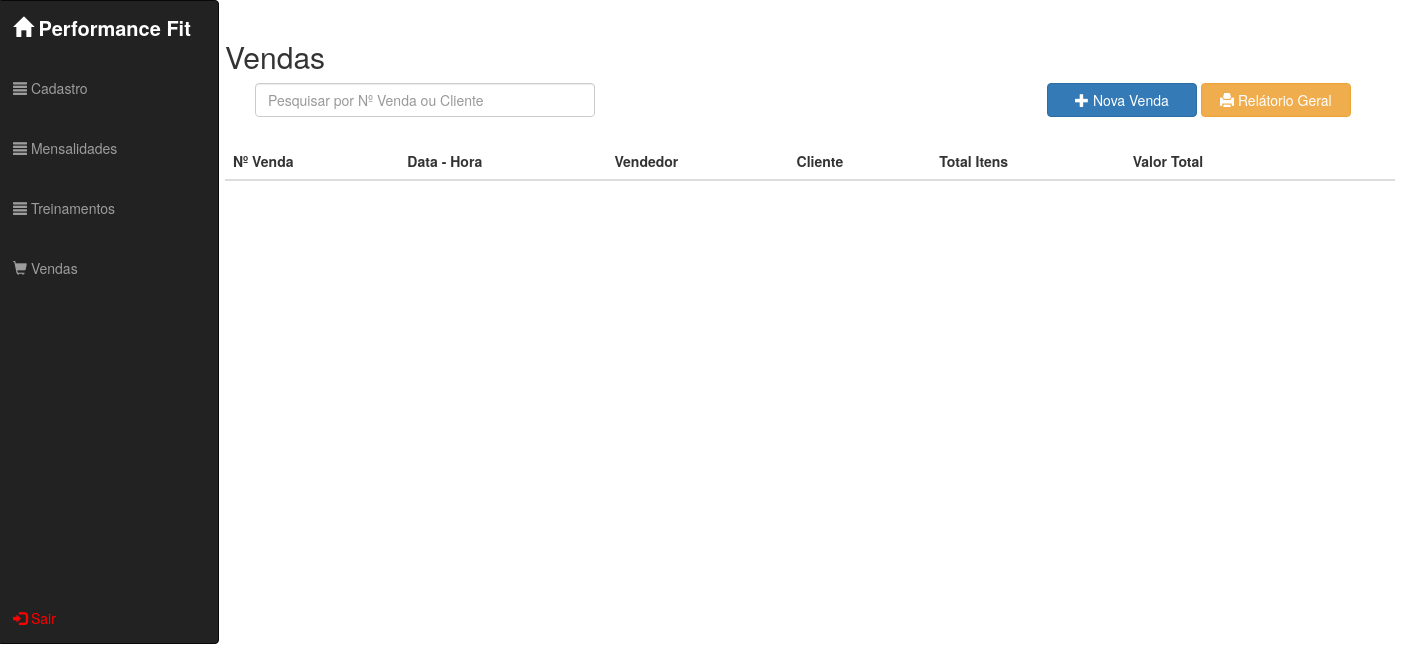
/view.venda (signed in), run on an earlier commit of the app's database.
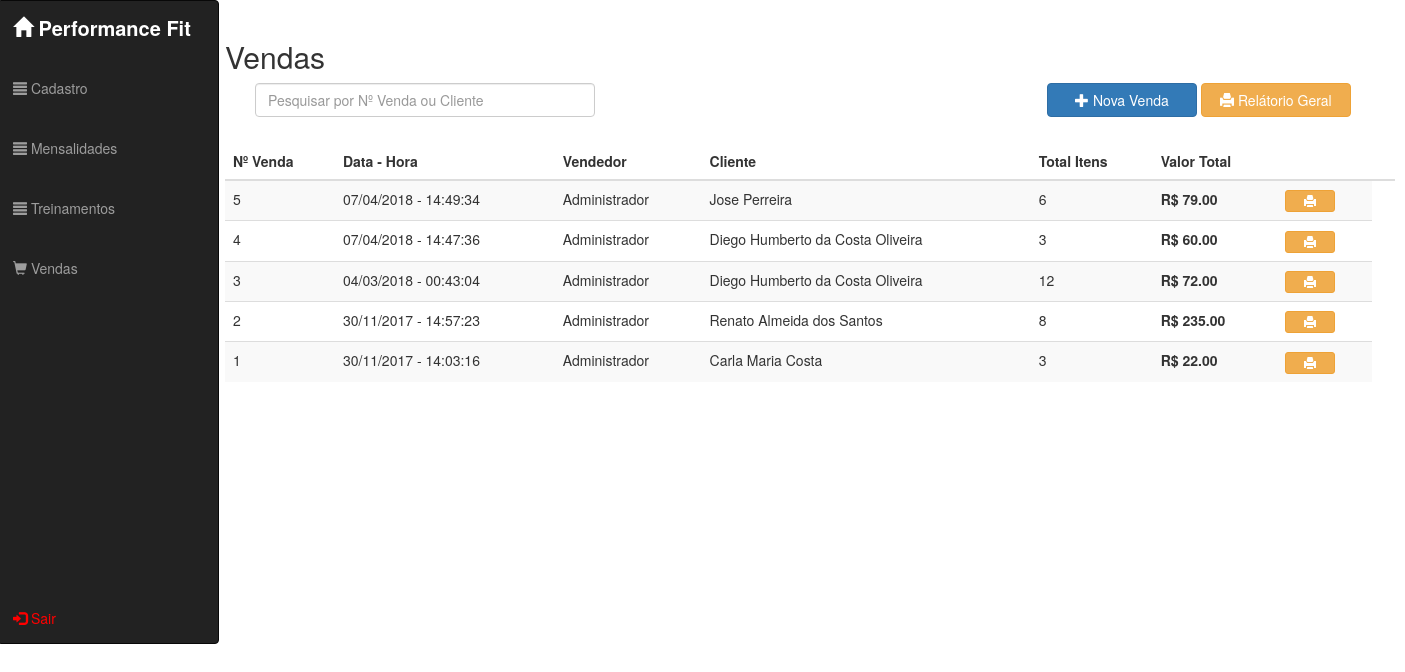
And on a later commit of the database.
### tables this page shows
CREATE TABLE `vendas` (
  `idvendas` int(11) NOT NULL,
  `idalunos_cliente` int(11) NOT NULL,
  `idusuario` int(11) NOT NULL,
  `data_venda` datetime NOT NULL,
  `valor_total` decimal(8,2) NOT NULL,
  `itens_total` int(11) NOT NULL
);

CREATE TABLE `usuario` (
  `idusuario` int(11) NOT NULL,
  `nome_usuario` varchar(100) NOT NULL,
  `senha_usuario` varchar(32) DEFAULT NULL,
  `email_usuario` varchar(45) DEFAULT NULL,
  `perfil_usuario` varchar(45) DEFAULT NULL,
  `idfuncionarios` int(11) NOT NULL
);

CREATE TABLE `alunos_cliente` (
  `idalunos_cliente` int(11) NOT NULL,
  `idendereco_aluno` int(11) NOT NULL,
  `nome_aluno` varchar(100) NOT NULL,
  `cpf_aluno` varchar(14) NOT NULL,
  `rg_aluno` varchar(7) NOT NULL,
  `nome_mae` varchar(100) DEFAULT NULL,
  `nome_pai` varchar(100) DEFAULT NULL,
  `email_aluno` varchar(50) NOT NULL,
  `celular_aluno` varchar(16) DEFAULT NULL,
  `residencial_aluno` varchar(15) DEFAULT NULL,
  `data_nascimento_aluno` date NOT NULL,
  `status_aluno` varchar(50) NOT NULL,
  `obs_aluno` varchar(500) DEFAULT NULL
);

### _app/Config.inc.php (called while the page is built, shortened)
<?php
$getUrl = strip_tags(trim(filter_input(INPUT_GET, 'url', FILTER_DEFAULT)));
$setUrl = (empty($getUrl) ? 'index' : $getUrl);
$Url = explode('/', $setUrl);

### _app/Conn/Conn.class.php (called while the page is built, shortened)
<?php
class Conn {
    private static $Host = SIS_DB_HOST;
    private static $User = SIS_DB_USER;
    private static $Pass = SIS_DB_PASS;
    private static $Dbsa = SIS_DB_DBSA;
    private static $Connect = null;
    private static function Conectar() {
        try {
            if (self::$Connect == null):
                $dsn = 'mysql:host=' . self::$Host . ';dbname=' . self::$Dbsa;
                $options = [ PDO::MYSQL_ATTR_INIT_COMMAND => 'SET NAMES UTF8'];
                self::$Connect = new PDO($dsn, self::$User, self::$Pass, $options);
                self::$Connect->setAttribute(PDO::ATTR_ERRMODE, PDO::ERRMODE_EXCEPTION);
            endif;
        } catch (PDOException $e) {
            PHPErro($e->getCode(), $e->getMessage(), $e->getFile(), $e->getLine());
            die;
        }
        return self::$Connect;
    }
    public static function getConn() {
        return self::Conectar();
    }
}

### _app/Conn/Read.class.php (called while the page is built, shortened)
<?php
class Read {
    private $Select;
    private $Result;
    private $Read;
    private $Conn;
    public function __construct() {
        $this->Conn = Conn::getConn();
    }
    public function getResult() {
        return $this->Result;
    }
    public function FullRead($Query, $ParseString = null) {
        $this->Select = (string) $Query;
        $this->Execute();
    }
    private function Connect() {
        $this->Read = $this->Conn->prepare($this->Select);
        $this->Read->setFetchMode(PDO::FETCH_ASSOC);
    }
    private function Execute() {
        $this->Connect();
        try {
            $this->Read->execute();
            $this->Result = $this->Read->fetchAll();
        } catch (PDOException $e) {
            $this->Result = null;
            Erro("<b>Erro ao Ler:</b> {$e->getMessage()}", $e->getCode());
        }
    }
}

### Views/view.venda.php (the view, shortened to what this page needs)
<?php
require REQUIRE_PATH . '/menu.php';
?>
<div class="col-md-10 modals">
    <br>
    <h2>Vendas</h2>
    <div class="col-md-12" align="right">
        <form action="" method="POST">
            <div class="form-group col-md-4">
                <input type="text" class="form-control pesquisar pesquisar-venda" placeholder="Pesquisar por Nº Venda ou Cliente">
            </div>
        </form>
        <button type="button" class="btn btn-primary open-modal-create"><i class="glyphicon glyphicon-plus"></i> Nova Venda</button>
        <a class="relatorio-geral" href="http://localhost/academia/Views/view.vendas.relatorio.php" target="_blank"><button type="" class="btn btn-warning"><i class="glyphicon glyphicon-print"></i> Relátorio Geral</button></a>
    </div>
    <div class="container" style="margin-top: 70px;">
        <div class="row venda-lista">
            <table class="table table-striped modal-table">
                <thead>
                    <tr>
                        <th>Nº Venda</th>
                        <th>Data - Hora</th>
                        <th>Vendedor</th>
                        <th>Cliente</th>
                        <th>Total Itens</th>
                        <th>Valor Total</th>
                        <th></th>
                        <th></th>
                    </tr>
                </thead>
                <tbody class="j-result-vendas">
                    <?php
                    $ReadVenda = new Read;
                    $ReadVenda->FullRead("SELECT vendas.idvendas, vendas.data_venda, usuario.nome_usuario, alunos_cliente.nome_aluno, vendas.itens_total, vendas.valor_total "
                            . "FROM vendas "
                            . "INNER JOIN usuario ON vendas.idusuario = usuario.idusuario "
                            . "INNER JOIN alunos_cliente ON vendas.idalunos_cliente = alunos_cliente.idalunos_cliente "
                            . "ORDER BY vendas.idvendas DESC");
                    foreach ($ReadVenda->getResult() as $vendas):
                        extract($vendas);
                        $data_venda = date('d/m/Y - H:i:s', strtotime($data_venda));
                        echo "<tr id={$idvendas}>"
                        . "<td>{$idvendas}</td>"
                        . "<td>{$data_venda}</td>"
                        . "<td>{$nome_usuario}</td>"
                        . "<td>{$nome_aluno}</td>"
                        . "<td>{$itens_total}</td>"
                        . "<td><b>R$ {$valor_total}</b></td>"
                        . "<td>"
                        . "<a href='http://localhost/academia/Views/view.venda.comprovante.php?idvendas={$idvendas}' target='_blank'><button class='btn btn-warning btn-xs open-imprimir'><i class='glyphicon glyphicon-print'></i></button></a>"
                        . "</td>"
                        . "</tr>";
                    endforeach;
                    ?>
                </tbody>
            </table>
        </div>
    </div>
</div>

### index.php (shortened to what this page needs)
<?php require './_app/Config.inc.php'; ?>
<!DOCTYPE html>
<html>
    <head>
        <link rel="stylesheet" type="text/css" href="_cdn/bootstrap/css/bootstrap.min.css">
        <link rel="stylesheet" type="text/css" href="_cdn/bootstrap/jasny-bootstrap/css/jasny-bootstrap.min.css">
        <link rel="stylesheet" type="text/css" href="Views/css/menu.css">
        <link rel="stylesheet" type="text/css" href="Views/css/animate.css">
        <link rel="stylesheet" type="text/css" href="Views/css/style.css">
    </head>
    <body>
        <?php
        $Url[1] = (empty($Url[1]) ? null : $Url[1]);
        if (file_exists(REQUIRE_PATH . '/' . $Url[0] . '.php')):
            require REQUIRE_PATH . '/' . $Url[0] . '.php';
        elseif (file_exists(REQUIRE_PATH . '/' . $Url[0] . '/' . $Url[1] . '.php')):
            require REQUIRE_PATH . '/' . $Url[0] . '/' . $Url[1] . '.php';
        else:
            require REQUIRE_PATH . '/404.php';
        endif;
        ?>
    </body>
</html>

### Views/menu.php (shortened to what this page needs)
<div style="position: fixed;" class="col-md-2">
    <nav style="margin-left: -18px;" class="navbar navbar-inverse">
        <ul class="nav navbar-nav">
            <li style="font-size: 20px; width: 100%;">
                <a style="color: white;" class="nav navbar-link" href="index"><i class="glyphicon glyphicon-home"></i> <b>Performance Fit</b></a>
            </li>
            <li style="margin-top: 10px; width: 100%;">
                <a class="nav dropdown-toggle" data-toggle="dropdown" href="#"><i class="glyphicon glyphicon-align-justify"></i> Cadastro</a>
            </li>
            <li style="margin-top: 10px; width: 100%;">
                <a class="dropdown-toggle" data-toggle="dropdown" href="#"><i class="glyphicon glyphicon-align-justify"></i> Mensalidades</a>
            </li>
            <li style="margin-top: 10px; width: 100%;">
                <a class="dropdown-toggle" data-toggle="dropdown" href="#"><i class="glyphicon glyphicon-align-justify"></i> Treinamentos</a>
            </li>
            <li style="margin-top: 10px; width: 100%;">
                <a class="nav navbar-link" href="view.venda"><i class="glyphicon glyphicon-shopping-cart"></i> Vendas</a>
            </li>
            <li style="width: 100%; margin-top: 300px;">
                <a style="color: red;" href="view.logout"><span class="glyphicon glyphicon-log-in"></span> Sair</a>
            </li>
        </ul>
    </nav>
</div>

### Views/css/style.css (style rules this page uses)
.btn-warning { width: 150px; }
.btn-primary { width: 150px; }
.open-imprimir { width: 50px; }
.modals { margin-left: 210px; }

What changed in the data, as far as the page shows it:
added vendas: idvendas "5", data_venda "07/04/2018 - 14:49:34", idusuario.nome_usuario "Administrador", idalunos_cliente.nome_aluno "Jose Perreira", itens_total "6", valor_total "79.00"
added vendas: idvendas "4", data_venda "07/04/2018 - 14:47:36", idusuario.nome_usuario "Administrador", idalunos_cliente.nome_aluno "Diego Humberto da Costa Oliveira", itens_total "3", valor_total "60.00"
added vendas: idvendas "3", data_venda "04/03/2018 - 00:43:04", idusuario.nome_usuario "Administrador", idalunos_cliente.nome_aluno "Diego Humberto da Costa Oliveira", itens_total "12", valor_total "72.00"
added vendas: idvendas "2", data_venda "30/11/2017 - 14:57:23", idusuario.nome_usuario "Administrador", idalunos_cliente.nome_aluno "Renato Almeida dos Santos", itens_total "8", valor_total "235.00"
added vendas: idvendas "1", data_venda "30/11/2017 - 14:03:16", idusuario.nome_usuario "Administrador", idalunos_cliente.nome_aluno "Carla Maria Costa", itens_total "3", valor_total "22.00"
